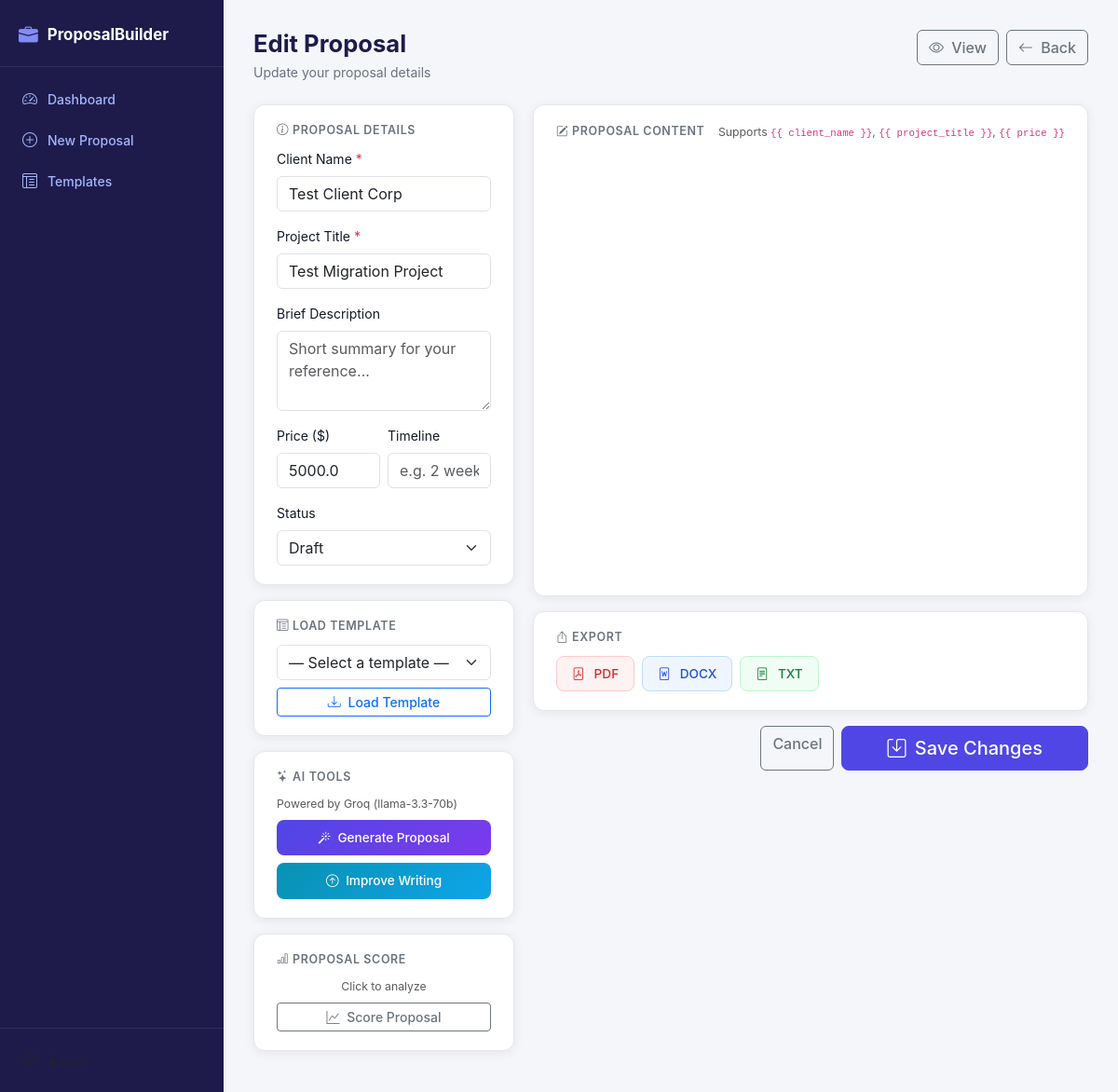
Page /proposals/4/edit on the committed database.
### tables this page shows
CREATE TABLE proposals (
            id INTEGER PRIMARY KEY AUTOINCREMENT,
            client_name TEXT NOT NULL,
            project_title TEXT NOT NULL,
            description TEXT,
            price REAL,
            timeline TEXT,
            status TEXT DEFAULT 'Draft',
            content TEXT,
            views INTEGER DEFAULT 0,
            share_token TEXT UNIQUE,
            created_at DATETIME DEFAULT CURRENT_TIMESTAMP,
            updated_at DATETIME DEFAULT CURRENT_TIMESTAMP
        );

### routes/proposals.py (the view, shortened to what this page needs)
@proposals_bp.route('/proposals/<int:pid>/edit', methods=['GET', 'POST'])
def edit_proposal(pid):
    proposal = models.get_proposal(pid)
    if not proposal:
        abort(404)
    return render_template('editor.html', proposal=proposal,
                           templates=models.get_all_templates())

### models.py (called while the page is built)
def get_db():
    conn = sqlite3.connect(DB_PATH)
    conn.row_factory = sqlite3.Row
    conn.execute("PRAGMA foreign_keys = ON")
    return conn

def get_proposal(pid):
    conn = get_db()
    row = conn.execute('SELECT * FROM proposals WHERE id=?', (pid,)).fetchone()
    conn.close()
    return dict(row) if row else None

def get_all_templates():
    conn = get_db()
    rows = conn.execute('SELECT * FROM templates ORDER BY name').fetchall()
    conn.close()
    return [dict(r) for r in rows]

### templates/editor.html (shortened to what this page needs)
{% extends 'base.html' %}
{% block content %}
<div class="page-header">
  <div>
    <h1 class="page-title">{% if proposal and proposal.id %}Edit Proposal{% else %}New Proposal{% endif %}</h1>
    <p class="page-sub">{% if proposal and proposal.id %}Update your proposal details{% else %}Create a compelling proposal{% endif %}</p>
  </div>
  <div class="d-flex gap-2 align-items-center">
    {% if proposal and proposal.id %}
    <a href="/proposals/{{ proposal.id }}" class="btn btn-outline-secondary">
      <i class="bi bi-eye me-1"></i> View
    </a>
    {% endif %}
    <a href="/" class="btn btn-outline-secondary">
      <i class="bi bi-arrow-left me-1"></i> Back
    </a>
  </div>
</div>
<form method="POST" id="proposalForm">
  <div class="editor-layout">
    <div class="editor-sidebar">
      <div class="card-panel mb-3">
        <h6 class="card-panel-title"><i class="bi bi-info-circle me-1"></i>Proposal Details</h6>
        <div class="mb-3">
          <label class="form-label">Client Name <span class="text-danger">*</span></label>
          <input type="text" name="client_name" class="form-control" required
            value="{{ proposal.client_name if proposal else '' }}" placeholder="e.g. Acme Corp">
        </div>
        <div class="mb-3">
          <label class="form-label">Project Title <span class="text-danger">*</span></label>
          <input type="text" name="project_title" class="form-control" required
            value="{{ proposal.project_title if proposal else '' }}" placeholder="e.g. E-Commerce Website">
        </div>
        <div class="mb-3">
          <label class="form-label">Brief Description</label>
          <textarea name="description" class="form-control" rows="3"
            placeholder="Short summary for your reference…">{{ proposal.description if proposal else '' }}</textarea>
        </div>
        <div class="row g-2">
          <div class="col-6">
            <label class="form-label">Price ($)</label>
            <input type="number" name="price" class="form-control" step="0.01" min="0"
              value="{{ proposal.price if proposal and proposal.price else '' }}" placeholder="0.00">
          </div>
          <div class="col-6">
            <label class="form-label">Timeline</label>
            <input type="text" name="timeline" class="form-control"
              value="{{ proposal.timeline if proposal else '' }}" placeholder="e.g. 2 weeks">
          </div>
        </div>
        <div class="mt-3">
          <label class="form-label">Status</label>
          <select name="status" class="form-select">
            {% for s in ['Draft','Sent','Accepted','Rejected'] %}
            <option value="{{ s }}" {% if proposal and proposal.status == s %}selected{% endif %}>{{ s }}</option>
            {% endfor %}
          </select>
        </div>
      </div>
      <div class="card-panel mb-3">
        <h6 class="card-panel-title"><i class="bi bi-layout-text-window-reverse me-1"></i>Load Template</h6>
        <select id="templateSelect" class="form-select mb-2">
          <option value="">— Select a template —</option>
        </select>
        <button type="button" class="btn btn-outline-primary btn-sm w-100" id="loadTemplateBtn">
          <i class="bi bi-download me-1"></i> Load Template
        </button>
      </div>
      <div class="card-panel mb-3">
        <h6 class="card-panel-title"><i class="bi bi-stars me-1"></i>AI Tools</h6>
        <p class="text-muted small mb-2">Powered by Groq (llama-3.3-70b)</p>
        <div class="d-grid gap-2">
          <button type="button" class="btn btn-ai-generate" id="aiGenerateBtn">
            <i class="bi bi-magic me-1"></i> Generate Proposal
          </button>
          <button type="button" class="btn btn-ai-improve" id="aiImproveBtn">
            <i class="bi bi-arrow-up-circle me-1"></i> Improve Writing
          </button>
        </div>
      </div>
      {% if proposal and proposal.id %}
      <div class="card-panel mb-3">
        <h6 class="card-panel-title"><i class="bi bi-bar-chart me-1"></i>Proposal Score</h6>
        <div id="scoreResult" class="text-center text-muted small mb-2">Click to analyze</div>
        <button type="button" class="btn btn-outline-secondary btn-sm w-100" id="scoreBtn"
          data-pid="{{ proposal.id }}">
          <i class="bi bi-graph-up me-1"></i> Score Proposal
        </button>
      </div>
      {% endif %}
    </div>
    <div class="editor-main">
      <div class="card-panel">
        <div class="d-flex justify-content-between align-items-center mb-2">
          <h6 class="card-panel-title mb-0"><i class="bi bi-pencil-square me-1"></i>Proposal Content</h6>
          <small class="text-muted">Supports <code>{{ '{{' }} client_name {{ '}}' }}</code>, <code>{{ '{{' }} project_title {{ '}}' }}</code>, <code>{{ '{{' }} price {{ '}}' }}</code></small>
        </div>
        <div id="quill-editor" style="min-height:460px;">{{ proposal.content|safe if proposal and proposal.content else '' }}</div>
      </div>
      {% if proposal and proposal.id %}
      <div class="card-panel mt-3">
        <h6 class="card-panel-title"><i class="bi bi-box-arrow-up me-1"></i>Export</h6>
        <div class="d-flex gap-2 flex-wrap">
          <a href="/proposals/{{ proposal.id }}/export/pdf" class="btn btn-export-pdf">
            <i class="bi bi-file-pdf me-1"></i> PDF
          </a>
          <a href="/proposals/{{ proposal.id }}/export/docx" class="btn btn-export-docx">
            <i class="bi bi-file-word me-1"></i> DOCX
          </a>
          <a href="/proposals/{{ proposal.id }}/export/txt" class="btn btn-export-txt">
            <i class="bi bi-file-text me-1"></i> TXT
          </a>
        </div>
      </div>
      {% endif %}
      <div class="d-flex justify-content-end mt-3 gap-2">
        <a href="/" class="btn btn-outline-secondary">Cancel</a>
        <button type="submit" class="btn btn-primary btn-lg px-5">
          <i class="bi bi-save me-1"></i>
          {% if proposal and proposal.id %}Save Changes{% else %}Create Proposal{% endif %}
        </button>
      </div>
    </div>
  </div>
</form>
{% endblock %}

### static/style.css (style rules this page uses)
:root { --sidebar-w: 240px; --brand: #4f46e5; --brand-dark: #3730a3; --brand-light: #eef2ff; --success: #22c55e; --warning: #f59e0b; --danger: #ef4444; --muted: #6b7280; --border: #e5e7eb; --bg: #f5f6fa; --card-bg: #ffffff; --text: #111827; --radius: 12px; --shadow: 0 2px 12px rgba(0,0,0,.07); }
*, *::before, *::after { box-sizing: border-box; }
body { margin: 0; font-family: 'Inter', system-ui, -apple-system, sans-serif; background: var(--bg); color: var(--text); font-size: 14px; }
.page-header { display: flex; justify-content: space-between; align-items: flex-start; margin-bottom: 24px; flex-wrap: wrap; gap: 12px; }
.page-title { font-size: 1.6rem; font-weight: 700; margin: 0; color: #1e1b4b; }
.page-sub { color: var(--muted); margin: 4px 0 0; font-size: .875rem; }
.card-panel { background: var(--card-bg); border-radius: var(--radius); padding: 20px 24px; box-shadow: var(--shadow); border: 1px solid var(--border); }
.card-panel-title { font-size: .78rem; font-weight: 600; text-transform: uppercase; letter-spacing: .05em; color: var(--muted); margin-bottom: 12px; }
.editor-layout { display: grid; grid-template-columns: 280px 1fr; gap: 20px; align-items: start; }
.editor-sidebar { display: flex; flex-direction: column; }
.editor-main { display: flex; flex-direction: column; }
.btn-ai-generate { background: linear-gradient(135deg, #4f46e5, #7c3aed); color: #fff; border: none; padding: 9px 14px; border-radius: 8px; font-size: .85rem; font-weight: 600; width: 100%; cursor: pointer; transition: opacity .15s; }
.btn-ai-improve { background: linear-gradient(135deg, #0891b2, #0ea5e9); color: #fff; border: none; padding: 9px 14px; border-radius: 8px; font-size: .85rem; font-weight: 600; width: 100%; cursor: pointer; transition: opacity .15s; }
.btn-export-pdf { background: #fef2f2; color: #dc2626; border: 1px solid #fecaca; padding: 8px 16px; border-radius: 8px; font-size: .85rem; font-weight: 600; text-decoration: none; display: inline-flex; align-items: center; gap: 6px; transition: background .15s; }
.btn-export-docx { background: #eff6ff; color: #1d4ed8; border: 1px solid #bfdbfe; padding: 8px 16px; border-radius: 8px; font-size: .85rem; font-weight: 600; text-decoration: none; display: inline-flex; align-items: center; gap: 6px; transition: background .15s; }
.btn-export-txt { background: #f0fdf4; color: #15803d; border: 1px solid #bbf7d0; padding: 8px 16px; border-radius: 8px; font-size: .85rem; font-weight: 600; text-decoration: none; display: inline-flex; align-items: center; gap: 6px; transition: background .15s; }
.btn { font-weight: 500; }
.btn-primary { background: var(--brand); border-color: var(--brand); }

### rows in the picture
proposals: client_name "Test Client Corp", project_title "Test Migration Project", price "5000.0", status "Draft"

### other values in the picture
{{ '{{' }} "{{"
{{ '}}' }} "}}"
